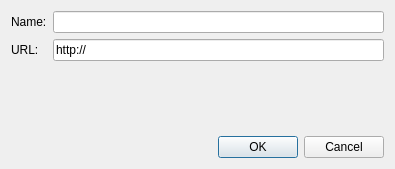
<ui version="4.0" >
 <class>RepositoryDetailsDialog</class>
 <widget class="QDialog" name="RepositoryDetailsDialog" >
  <property name="geometry" >
   <rect>
    <x>0</x>
    <y>0</y>
    <width>395</width>
    <height>169</height>
   </rect>
  </property>
  <property name="windowTitle" >
   <string>Repository details</string>
  </property>
  <layout class="QGridLayout" >
   <item row="0" column="0" >
    <widget class="QLabel" name="label" >
     <property name="text" >
      <string>Name:</string>
     </property>
    </widget>
   </item>
   <item row="0" column="1" >
    <widget class="QLineEdit" name="editName" />
   </item>
   <item row="1" column="0" >
    <widget class="QLabel" name="label_2" >
     <property name="text" >
      <string>URL:</string>
     </property>
    </widget>
   </item>
   <item row="1" column="1" >
    <widget class="QLineEdit" name="editURL" >
     <property name="text" >
      <string>http://</string>
     </property>
    </widget>
   </item>
   <item row="2" column="0" colspan="2" >
    <spacer>
     <property name="orientation" >
      <enum>Qt::Vertical</enum>
     </property>
     <property name="sizeHint" >
      <size>
       <width>181</width>
       <height>40</height>
      </size>
     </property>
    </spacer>
   </item>
   <item row="3" column="0" colspan="2" >
    <widget class="QDialogButtonBox" name="buttonBox" >
     <property name="orientation" >
      <enum>Qt::Horizontal</enum>
     </property>
     <property name="standardButtons" >
      <set>QDialogButtonBox::Cancel|QDialogButtonBox::NoButton|QDialogButtonBox::Ok</set>
     </property>
    </widget>
   </item>
  </layout>
 </widget>
 <resources/>
 <connections>
  <connection>
   <sender>buttonBox</sender>
   <signal>accepted()</signal>
   <receiver>RepositoryDetailsDialog</receiver>
   <slot>accept()</slot>
   <hints>
    <hint type="sourcelabel" >
     <x>248</x>
     <y>254</y>
    </hint>
    <hint type="destinationlabel" >
     <x>157</x>
     <y>274</y>
    </hint>
   </hints>
  </connection>
  <connection>
   <sender>buttonBox</sender>
   <signal>rejected()</signal>
   <receiver>RepositoryDetailsDialog</receiver>
   <slot>reject()</slot>
   <hints>
    <hint type="sourcelabel" >
     <x>316</x>
     <y>260</y>
    </hint>
    <hint type="destinationlabel" >
     <x>286</x>
     <y>274</y>
    </hint>
   </hints>
  </connection>
 </connections>
</ui>
